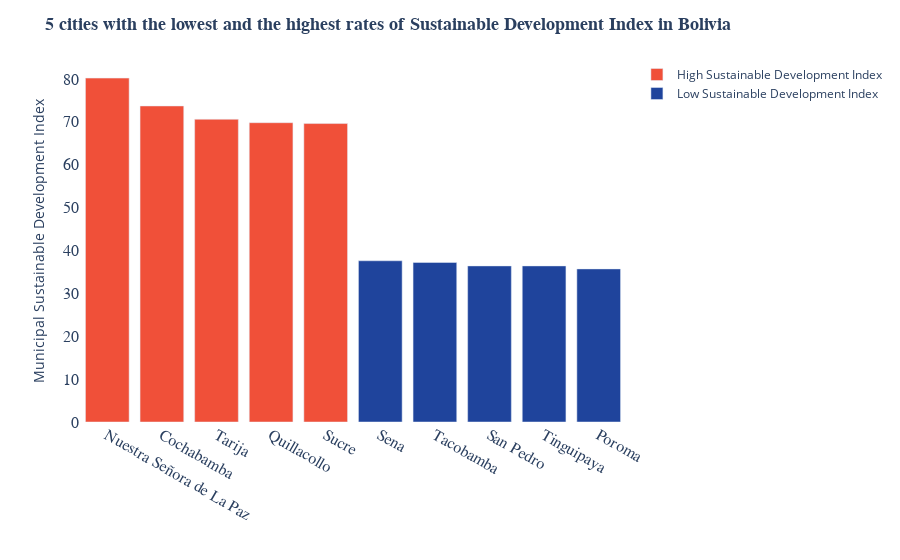

The code cell stored with this chart in its notebook:
### Markdown cell above
A researchers tried to understand the difference in health area in cities with varying rates of sustainable development. Municipal Sustainable development index (imds) was used to identify 5 cities with highest and 5 cities with lowest levels of sustainable development in Bolivia. The bar plot was visualized and it was determined that cities with high sustainable development had scores from 70 to 80, while cities with low sustainable development had scores from 30 to 40, showing a significant difference in development.

### Code cell
colors = ['#F05039', '#1F449C']
fig = px.bar(dfo, x='shapeName', y='imds',color="Type", color_discrete_sequence=colors)
fig.update_layout(yaxis_title = 'Municipal Sustainable Development Index', 
                title = '<b>5 cities with the lowest and the highest rates of Sustainable Development Index in Bolivia</b>', 
                 title_font = dict(family = 'Arial', size = 18), 
                 xaxis_title = '', 
                 legend_title = '', 
                 plot_bgcolor='white', 
                paper_bgcolor='white')
fig.update_xaxes(tickfont = dict(family = 'Arial', size = 16))
fig.update_yaxes(tickfont = dict(family = 'Arial', size = 16))
fig.show()

### Figure 1 — Plotly figure (JSON) as saved in the notebook; plotly's stock layout.template omitted (floating-point values rounded to 4 significant figures)
{"data": [{"alignmentgroup": "True", "hovertemplate": "Type=High Sustainable Development Index<br>shapeName=%{x}<br>imds=%{y}<extra></extra>", "legendgroup": "High Sustainable Development Index", "marker": {"color": "#F05039", "pattern": {"shape": ""}}, "name": "High Sustainable Development Index", "offsetgroup": "High Sustainable Development Index", "orientation": "v", "showlegend": true, "textposition": "auto", "type": "bar", "x": ["Nuestra Señora de La Paz", "Cochabamba", "Tarija", "Quillacollo", "Sucre"], "xaxis": "x", "y": [80.2, 73.7, 70.6, 69.8, 69.6], "yaxis": "y"}, {"alignmentgroup": "True", "hovertemplate": "Type=Low Sustainable Development Index<br>shapeName=%{x}<br>imds=%{y}<extra></extra>", "legendgroup": "Low Sustainable Development Index", "marker": {"color": "#1F449C", "pattern": {"shape": ""}}, "name": "Low Sustainable Development Index", "offsetgroup": "Low Sustainable Development Index", "orientation": "v", "showlegend": true, "textposition": "auto", "type": "bar", "x": ["Sena", "Tacobamba", "San Pedro", "Tinguipaya", "Poroma"], "xaxis": "x", "y": [37.6, 37.2, 36.4, 36.4, 35.7], "yaxis": "y"}], "layout": {"barmode": "relative", "legend": {"title": {"text": ""}, "tracegroupgap": 0}, "margin": {"t": 60}, "paper_bgcolor": "white", "plot_bgcolor": "white", "title": {"font": {"family": "Arial", "size": 18}, "text": "<b>5 cities with the lowest and the highest rates of Sustainable Development Index in Bolivia</b>"}, "xaxis": {"anchor": "y", "domain": [0, 1], "tickfont": {"family": "Arial", "size": 16}, "title": {"text": ""}}, "yaxis": {"anchor": "x", "domain": [0, 1], "tickfont": {"family": "Arial", "size": 16}, "title": {"text": "Municipal Sustainable Development Index"}}}}
